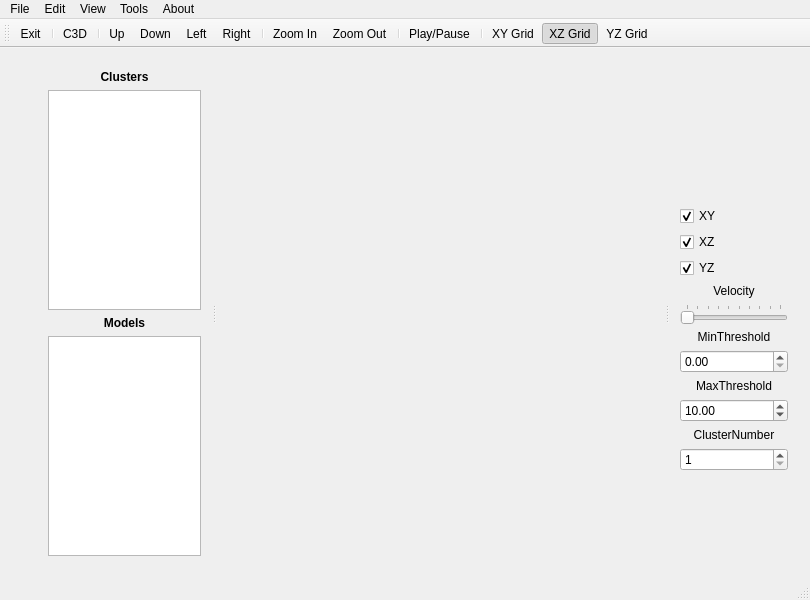
<?xml version="1.0" encoding="UTF-8"?>
<ui version="4.0">
 <class>MainWindow</class>
 <widget class="QMainWindow" name="MainWindow">
  <property name="geometry">
   <rect>
    <x>0</x>
    <y>0</y>
    <width>810</width>
    <height>600</height>
   </rect>
  </property>
  <property name="sizePolicy">
   <sizepolicy hsizetype="Preferred" vsizetype="Preferred">
    <horstretch>0</horstretch>
    <verstretch>0</verstretch>
   </sizepolicy>
  </property>
  <property name="minimumSize">
   <size>
    <width>810</width>
    <height>600</height>
   </size>
  </property>
  <property name="maximumSize">
   <size>
    <width>16777215</width>
    <height>16777215</height>
   </size>
  </property>
  <property name="windowTitle">
   <string>Crabs3D</string>
  </property>
  <property name="windowIcon">
   <iconset resource="resource.qrc">
    <normaloff>:/res/Crabs3D/img/crabs_3d.png</normaloff>:/res/Crabs3D/img/crabs_3d.png</iconset>
  </property>
  <widget class="QWidget" name="centralWidget">
   <layout class="QHBoxLayout" name="horizontalLayout">
    <item>
     <widget class="QLabel" name="clockLabel">
      <property name="font">
       <font>
        <family>Times New Roman</family>
        <weight>75</weight>
        <italic>true</italic>
        <bold>true</bold>
       </font>
      </property>
      <property name="text">
       <string/>
      </property>
      <property name="alignment">
       <set>Qt::AlignCenter</set>
      </property>
     </widget>
    </item>
    <item>
     <widget class="QLabel" name="spaceLabel">
      <property name="text">
       <string/>
      </property>
     </widget>
    </item>
    <item>
     <widget class="QSplitter" name="splitter_2">
      <property name="orientation">
       <enum>Qt::Horizontal</enum>
      </property>
      <widget class="QWidget" name="ClusterWidget" native="true">
       <property name="minimumSize">
        <size>
         <width>175</width>
         <height>0</height>
        </size>
       </property>
       <property name="maximumSize">
        <size>
         <width>175</width>
         <height>16777215</height>
        </size>
       </property>
       <layout class="QVBoxLayout" name="verticalLayout_8">
        <item>
         <layout class="QVBoxLayout" name="verticalLayout_7">
          <item>
           <widget class="QLabel" name="clusterLayer">
            <property name="text">
             <string>&lt;b&gt;Clusters&lt;/b&gt;</string>
            </property>
            <property name="alignment">
             <set>Qt::AlignCenter</set>
            </property>
           </widget>
          </item>
          <item>
           <widget class="QListWidget" name="ClusterList">
            <property name="maximumSize">
             <size>
              <width>16777215</width>
              <height>16777215</height>
             </size>
            </property>
            <property name="sortingEnabled">
             <bool>false</bool>
            </property>
           </widget>
          </item>
          <item>
           <widget class="QLabel" name="Models">
            <property name="text">
             <string>&lt;b&gt;Models&lt;/b&gt;</string>
            </property>
            <property name="alignment">
             <set>Qt::AlignCenter</set>
            </property>
           </widget>
          </item>
          <item>
           <widget class="QListWidget" name="ModelList"/>
          </item>
         </layout>
        </item>
       </layout>
      </widget>
      <widget class="QSplitter" name="splitter">
       <property name="orientation">
        <enum>Qt::Horizontal</enum>
       </property>
       <widget class="GLWidget" name="ViewWidget" native="true">
        <property name="minimumSize">
         <size>
          <width>470</width>
          <height>0</height>
         </size>
        </property>
       </widget>
       <widget class="QWidget" name="ToolWidget" native="true">
        <property name="minimumSize">
         <size>
          <width>130</width>
          <height>0</height>
         </size>
        </property>
        <property name="maximumSize">
         <size>
          <width>130</width>
          <height>16777215</height>
         </size>
        </property>
        <layout class="QVBoxLayout" name="verticalLayout">
         <item>
          <layout class="QVBoxLayout" name="verticalLayout_3">
           <item>
            <widget class="GLWidget" name="AxisWidget" native="true">
             <property name="minimumSize">
              <size>
               <width>130</width>
               <height>130</height>
              </size>
             </property>
            </widget>
           </item>
           <item>
            <widget class="QCheckBox" name="XY_CheckBox">
             <property name="text">
              <string>XY</string>
             </property>
             <property name="checked">
              <bool>true</bool>
             </property>
            </widget>
           </item>
           <item>
            <widget class="QCheckBox" name="XZ_CheckBox">
             <property name="text">
              <string>XZ</string>
             </property>
             <property name="checked">
              <bool>true</bool>
             </property>
            </widget>
           </item>
           <item>
            <widget class="QCheckBox" name="YZ_CheckBox">
             <property name="text">
              <string>YZ</string>
             </property>
             <property name="checked">
              <bool>true</bool>
             </property>
            </widget>
           </item>
           <item>
            <widget class="QLabel" name="Velocity_Label">
             <property name="text">
              <string>Velocity</string>
             </property>
             <property name="alignment">
              <set>Qt::AlignCenter</set>
             </property>
             <property name="buddy">
              <cstring>horizontalSlider</cstring>
             </property>
            </widget>
           </item>
           <item>
            <widget class="QSlider" name="horizontalSlider">
             <property name="minimum">
              <number>1</number>
             </property>
             <property name="maximum">
              <number>10</number>
             </property>
             <property name="orientation">
              <enum>Qt::Horizontal</enum>
             </property>
             <property name="tickPosition">
              <enum>QSlider::TicksAbove</enum>
             </property>
             <property name="tickInterval">
              <number>1</number>
             </property>
            </widget>
           </item>
          </layout>
         </item>
         <item>
          <layout class="QVBoxLayout" name="verticalLayout_4">
           <item>
            <widget class="QLabel" name="MinThreshold_label">
             <property name="text">
              <string>MinThreshold</string>
             </property>
             <property name="alignment">
              <set>Qt::AlignCenter</set>
             </property>
             <property name="buddy">
              <cstring>MinThreshold</cstring>
             </property>
            </widget>
           </item>
           <item>
            <widget class="QDoubleSpinBox" name="MinThreshold">
             <property name="maximum">
              <double>1000000.000000000000000</double>
             </property>
            </widget>
           </item>
          </layout>
         </item>
         <item>
          <layout class="QVBoxLayout" name="verticalLayout_5">
           <item>
            <widget class="QLabel" name="MaxThreshold_label">
             <property name="text">
              <string>MaxThreshold</string>
             </property>
             <property name="alignment">
              <set>Qt::AlignCenter</set>
             </property>
             <property name="buddy">
              <cstring>MaxThreshold</cstring>
             </property>
            </widget>
           </item>
           <item>
            <widget class="QDoubleSpinBox" name="MaxThreshold">
             <property name="maximum">
              <double>1000000.000000000000000</double>
             </property>
             <property name="value">
              <double>10.000000000000000</double>
             </property>
            </widget>
           </item>
           <item>
            <widget class="QLabel" name="ClusterNumber_label">
             <property name="text">
              <string>ClusterNumber</string>
             </property>
             <property name="alignment">
              <set>Qt::AlignCenter</set>
             </property>
             <property name="buddy">
              <cstring>ClusterNumber</cstring>
             </property>
            </widget>
           </item>
           <item>
            <widget class="QSpinBox" name="ClusterNumber">
             <property name="minimum">
              <number>1</number>
             </property>
             <property name="maximum">
              <number>1000</number>
             </property>
            </widget>
           </item>
           <item>
            <spacer name="verticalSpacer">
             <property name="orientation">
              <enum>Qt::Vertical</enum>
             </property>
             <property name="sizeHint" stdset="0">
              <size>
               <width>20</width>
               <height>40</height>
              </size>
             </property>
            </spacer>
           </item>
          </layout>
         </item>
        </layout>
       </widget>
      </widget>
     </widget>
    </item>
   </layout>
  </widget>
  <widget class="QMenuBar" name="menuBar">
   <property name="geometry">
    <rect>
     <x>0</x>
     <y>0</y>
     <width>810</width>
     <height>22</height>
    </rect>
   </property>
   <widget class="QMenu" name="menuFile">
    <property name="title">
     <string>File</string>
    </property>
    <widget class="QMenu" name="menuImport">
     <property name="title">
      <string>Import</string>
     </property>
     <addaction name="actionC3D"/>
    </widget>
    <widget class="QMenu" name="menuExport">
     <property name="title">
      <string>Export</string>
     </property>
     <widget class="QMenu" name="menuC3D">
      <property name="title">
       <string>C3D</string>
      </property>
      <addaction name="actionHeader_TXT"/>
      <addaction name="actionParameter_TXT"/>
      <addaction name="action3D_Points_TXT"/>
      <addaction name="actionAnalog_data_TXT"/>
     </widget>
     <addaction name="menuC3D"/>
    </widget>
    <addaction name="menuImport"/>
    <addaction name="menuExport"/>
    <addaction name="separator"/>
    <addaction name="actionExit"/>
   </widget>
   <widget class="QMenu" name="menuAbout">
    <property name="title">
     <string>About</string>
    </property>
    <addaction name="actionAbout_Crabs3D"/>
   </widget>
   <widget class="QMenu" name="menuEdit">
    <property name="title">
     <string>Edit</string>
    </property>
    <widget class="QMenu" name="menuModel">
     <property name="title">
      <string>Model</string>
     </property>
     <addaction name="actionModelCreate"/>
     <addaction name="actionSetBones"/>
     <addaction name="actionCreate_Bones"/>
    </widget>
    <addaction name="actionUnits"/>
    <addaction name="actionCluster_Options"/>
    <addaction name="separator"/>
    <addaction name="menuModel"/>
   </widget>
   <widget class="QMenu" name="menuTools">
    <property name="title">
     <string>Tools</string>
    </property>
    <addaction name="actionCrabsEditor"/>
   </widget>
   <widget class="QMenu" name="menuView">
    <property name="title">
     <string>View</string>
    </property>
    <widget class="QMenu" name="menuMove">
     <property name="title">
      <string>Move</string>
     </property>
     <addaction name="actionUp"/>
     <addaction name="actionDown"/>
     <addaction name="actionLeft"/>
     <addaction name="actionRight"/>
     <addaction name="actionFront"/>
     <addaction name="actionBack"/>
    </widget>
    <widget class="QMenu" name="menuRotate">
     <property name="title">
      <string>Rotate</string>
     </property>
     <addaction name="actionX_Rotation"/>
     <addaction name="actionX_Rotation_2"/>
     <addaction name="actionY_Rotation"/>
     <addaction name="actionY_Rotation_2"/>
     <addaction name="actionZ_Rotation"/>
     <addaction name="actionZ_Rotation_2"/>
    </widget>
    <widget class="QMenu" name="menuZoom">
     <property name="title">
      <string>Zoom</string>
     </property>
     <addaction name="actionZoom_In"/>
     <addaction name="actionZoom_Out"/>
    </widget>
    <widget class="QMenu" name="menuGrid">
     <property name="title">
      <string>Grid</string>
     </property>
     <addaction name="actionXY_grid"/>
     <addaction name="actionXZ_grid"/>
     <addaction name="actionYZ_grid"/>
    </widget>
    <addaction name="menuMove"/>
    <addaction name="menuRotate"/>
    <addaction name="menuZoom"/>
    <addaction name="separator"/>
    <addaction name="actionPlay_Pause"/>
    <addaction name="separator"/>
    <addaction name="menuGrid"/>
   </widget>
   <addaction name="menuFile"/>
   <addaction name="menuEdit"/>
   <addaction name="menuView"/>
   <addaction name="menuTools"/>
   <addaction name="menuAbout"/>
  </widget>
  <widget class="QToolBar" name="mainToolBar">
   <attribute name="toolBarArea">
    <enum>TopToolBarArea</enum>
   </attribute>
   <attribute name="toolBarBreak">
    <bool>false</bool>
   </attribute>
   <addaction name="actionExit"/>
   <addaction name="separator"/>
   <addaction name="actionC3D"/>
   <addaction name="separator"/>
   <addaction name="actionUp"/>
   <addaction name="actionDown"/>
   <addaction name="actionLeft"/>
   <addaction name="actionRight"/>
   <addaction name="separator"/>
   <addaction name="actionZoom_In"/>
   <addaction name="actionZoom_Out"/>
   <addaction name="separator"/>
   <addaction name="actionPlay_Pause"/>
   <addaction name="separator"/>
   <addaction name="actionXY_grid"/>
   <addaction name="actionXZ_grid"/>
   <addaction name="actionYZ_grid"/>
  </widget>
  <widget class="QStatusBar" name="statusBar">
   <property name="layoutDirection">
    <enum>Qt::LeftToRight</enum>
   </property>
   <property name="autoFillBackground">
    <bool>false</bool>
   </property>
  </widget>
  <action name="actionExit">
   <property name="icon">
    <iconset resource="resource.qrc">
     <normaloff>:/res/Crabs3D/img/exit.jpg</normaloff>:/res/Crabs3D/img/exit.jpg</iconset>
   </property>
   <property name="text">
    <string>Exit</string>
   </property>
   <property name="shortcut">
    <string>Ctrl+E</string>
   </property>
  </action>
  <action name="actionC3D">
   <property name="icon">
    <iconset resource="resource.qrc">
     <normaloff>:/res/Crabs3D/img/c3d_format.png</normaloff>:/res/Crabs3D/img/c3d_format.png</iconset>
   </property>
   <property name="text">
    <string>C3D</string>
   </property>
  </action>
  <action name="actionHeader_TXT">
   <property name="text">
    <string>Header TXT</string>
   </property>
  </action>
  <action name="actionParameter_TXT">
   <property name="text">
    <string>Parameter TXT</string>
   </property>
  </action>
  <action name="action3D_Points_TXT">
   <property name="text">
    <string>3D Points CSV</string>
   </property>
  </action>
  <action name="actionAnalog_data_TXT">
   <property name="text">
    <string>Analog Data CSV</string>
   </property>
  </action>
  <action name="actionAbout_Crabs3D">
   <property name="icon">
    <iconset resource="resource.qrc">
     <normaloff>:/res/Crabs3D/img/crabs_3d.png</normaloff>:/res/Crabs3D/img/crabs_3d.png</iconset>
   </property>
   <property name="text">
    <string>About Crabs3D</string>
   </property>
  </action>
  <action name="actionCluster_Options">
   <property name="text">
    <string>Cluster Options</string>
   </property>
  </action>
  <action name="actionCrabsEditor">
   <property name="icon">
    <iconset resource="resource.qrc">
     <normaloff>:/res/Crabs3D/img/crabs_editor.png</normaloff>:/res/Crabs3D/img/crabs_editor.png</iconset>
   </property>
   <property name="text">
    <string>CrabsEditor</string>
   </property>
  </action>
  <action name="actionModelCreate">
   <property name="text">
    <string>Create</string>
   </property>
  </action>
  <action name="actionUp">
   <property name="icon">
    <iconset resource="resource.qrc">
     <normaloff>:/res/Crabs3D/view/up.png</normaloff>:/res/Crabs3D/view/up.png</iconset>
   </property>
   <property name="text">
    <string>Up</string>
   </property>
   <property name="shortcut">
    <string>Ctrl+Up</string>
   </property>
  </action>
  <action name="actionDown">
   <property name="icon">
    <iconset resource="resource.qrc">
     <normaloff>:/res/Crabs3D/view/down.png</normaloff>:/res/Crabs3D/view/down.png</iconset>
   </property>
   <property name="text">
    <string>Down</string>
   </property>
   <property name="shortcut">
    <string>Ctrl+Down</string>
   </property>
  </action>
  <action name="actionLeft">
   <property name="icon">
    <iconset resource="resource.qrc">
     <normaloff>:/res/Crabs3D/view/left.png</normaloff>:/res/Crabs3D/view/left.png</iconset>
   </property>
   <property name="text">
    <string>Left</string>
   </property>
   <property name="shortcut">
    <string>Left</string>
   </property>
  </action>
  <action name="actionRight">
   <property name="icon">
    <iconset resource="resource.qrc">
     <normaloff>:/res/Crabs3D/view/right.png</normaloff>:/res/Crabs3D/view/right.png</iconset>
   </property>
   <property name="text">
    <string>Right</string>
   </property>
   <property name="shortcut">
    <string>Right</string>
   </property>
  </action>
  <action name="actionX_Rotation">
   <property name="text">
    <string>X Rotation +</string>
   </property>
   <property name="shortcut">
    <string>Ctrl+8</string>
   </property>
  </action>
  <action name="actionX_Rotation_2">
   <property name="text">
    <string>X Rotation -</string>
   </property>
   <property name="shortcut">
    <string>Ctrl+2</string>
   </property>
  </action>
  <action name="actionY_Rotation">
   <property name="text">
    <string>Y Rotation +</string>
   </property>
   <property name="shortcut">
    <string>Ctrl+4</string>
   </property>
  </action>
  <action name="actionY_Rotation_2">
   <property name="text">
    <string>Y Rotation -</string>
   </property>
   <property name="shortcut">
    <string>Ctrl+6</string>
   </property>
  </action>
  <action name="actionZ_Rotation">
   <property name="text">
    <string>Z Rotation +</string>
   </property>
   <property name="shortcut">
    <string>Ctrl+9</string>
   </property>
  </action>
  <action name="actionZ_Rotation_2">
   <property name="text">
    <string>Z Rotation -</string>
   </property>
   <property name="shortcut">
    <string>Ctrl+7</string>
   </property>
  </action>
  <action name="actionZoom_In">
   <property name="icon">
    <iconset resource="resource.qrc">
     <normaloff>:/res/Crabs3D/view/zoom_in.png</normaloff>:/res/Crabs3D/view/zoom_in.png</iconset>
   </property>
   <property name="text">
    <string>Zoom In</string>
   </property>
   <property name="shortcut">
    <string>*</string>
   </property>
  </action>
  <action name="actionZoom_Out">
   <property name="icon">
    <iconset resource="resource.qrc">
     <normaloff>:/res/Crabs3D/view/zoom_out.png</normaloff>:/res/Crabs3D/view/zoom_out.png</iconset>
   </property>
   <property name="text">
    <string>Zoom Out</string>
   </property>
   <property name="shortcut">
    <string>/</string>
   </property>
  </action>
  <action name="actionPlay_Pause">
   <property name="icon">
    <iconset resource="resource.qrc">
     <normaloff>:/res/Crabs3D/view/play_pause.png</normaloff>:/res/Crabs3D/view/play_pause.png</iconset>
   </property>
   <property name="text">
    <string>Play/Pause</string>
   </property>
   <property name="shortcut">
    <string>F1</string>
   </property>
  </action>
  <action name="actionFront">
   <property name="text">
    <string>Front</string>
   </property>
   <property name="shortcut">
    <string>Up</string>
   </property>
  </action>
  <action name="actionBack">
   <property name="text">
    <string>Back</string>
   </property>
   <property name="shortcut">
    <string>Down</string>
   </property>
  </action>
  <action name="actionXY_grid">
   <property name="checkable">
    <bool>true</bool>
   </property>
   <property name="checked">
    <bool>false</bool>
   </property>
   <property name="icon">
    <iconset resource="resource.qrc">
     <normaloff>:/res/Crabs3D/view/grid_yellow.png</normaloff>:/res/Crabs3D/view/grid_yellow.png</iconset>
   </property>
   <property name="text">
    <string>XY Grid</string>
   </property>
  </action>
  <action name="actionXZ_grid">
   <property name="checkable">
    <bool>true</bool>
   </property>
   <property name="checked">
    <bool>true</bool>
   </property>
   <property name="icon">
    <iconset resource="resource.qrc">
     <normaloff>:/res/Crabs3D/view/grid_mageda.png</normaloff>:/res/Crabs3D/view/grid_mageda.png</iconset>
   </property>
   <property name="text">
    <string>XZ Grid</string>
   </property>
  </action>
  <action name="actionYZ_grid">
   <property name="checkable">
    <bool>true</bool>
   </property>
   <property name="icon">
    <iconset resource="resource.qrc">
     <normaloff>:/res/Crabs3D/view/grid_cyan.png</normaloff>:/res/Crabs3D/view/grid_cyan.png</iconset>
   </property>
   <property name="text">
    <string>YZ Grid</string>
   </property>
  </action>
  <action name="actionUnits">
   <property name="text">
    <string>Units</string>
   </property>
  </action>
  <action name="actionSetBones">
   <property name="enabled">
    <bool>false</bool>
   </property>
   <property name="text">
    <string>Set Bones</string>
   </property>
  </action>
  <action name="actionCreate_Bones">
   <property name="enabled">
    <bool>false</bool>
   </property>
   <property name="text">
    <string>Create Bones</string>
   </property>
  </action>
 </widget>
 <layoutdefault spacing="6" margin="11"/>
 <customwidgets>
  <customwidget>
   <class>GLWidget</class>
   <extends>QWidget</extends>
   <header>glwidget.h</header>
   <container>1</container>
  </customwidget>
 </customwidgets>
 <resources>
  <include location="resource.qrc"/>
 </resources>
 <connections/>
</ui>
